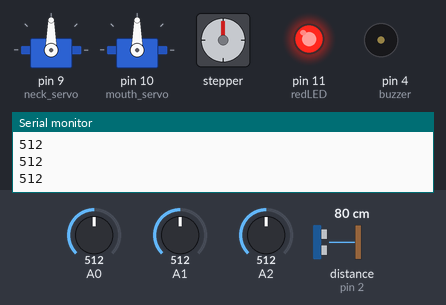
Recording of a sketch running on a simulated Arduino Uno, built with avr-gcc and run on an emulated ATmega328P. On the bench: 2 × servo, stepper motor, output pins drawn as LEDs (lit = HIGH), buzzer (waves = sounding), the last lines printed to the serial monitor. Wiring (inferred from the names in the program): ultrasonic range finder: trigger pin 3; echo pin 2. The test bench sets the inputs (shaded band); at power-on: A1 = 512, A0 = 512, distance to the obstacle (sensor on pin 2) 80 cm, A2 = 512. The echo pulse lasts 58.3 µs per cm; stepper angles assume 2048 steps per turn; pins used as bus, display or sensor lines are not drawn.

Above: at 1.2 s.
1.3 s: A1 set to 617
2.8 s: A1 set to 638
At 4.2 s:
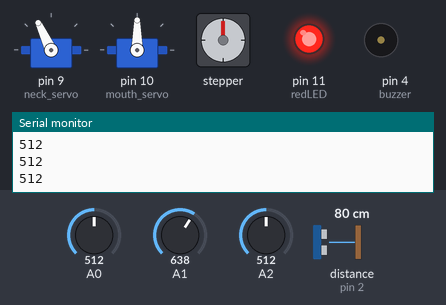
5.8 s: A0 set to 63
7.3 s: A0 set to 53
At 7.39 s:
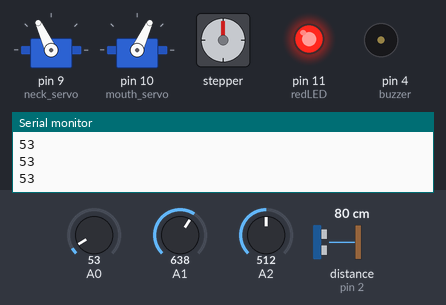
At 8.4 s:
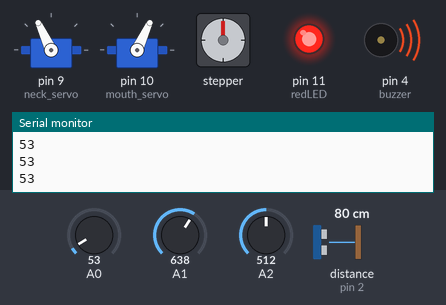
10.3 s: distance to the obstacle (sensor on pin 2) set to 54 cm
13.0 s: distance to the obstacle (sensor on pin 2) set to 47 cm
At 18.4 s:
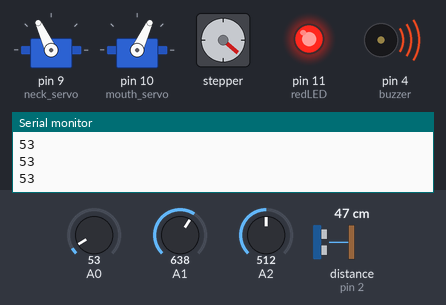
Timing chart, 0 to 18.6 s (numbered marks = the images above; inputs shaded):
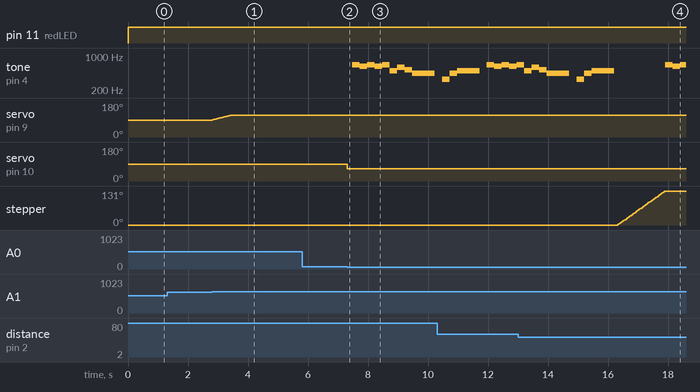

The sketch:

final_code__1.ino
```cpp
#include <Stepper.h>
#include <Servo.h>
   Servo mouth_servo;
   Servo neck_servo;

// Pin definitions
#define photor_resistor1 A1
#define photor_resistor2 A2
#define mouth_LDR A0
#define echoPin 2
#define trigPin 3
#define redLED 11
#define C41 262  //1 Do
#define D41 294  //2 Re
#define E41 330  //3 Mi
#define F41 349  //4 Fa
#define G41 392  //5 Sol
#define G42 415  //#5 #Sol
#define A41 440  //6 La
#define B41 494  //7 Si
#define C51 523  //1 Do_h
#define D51 587  //2 Re_h
#define D52 622  //#2 #Re_h
#define E51 659  //3 Mi_h
#define F51 698  //4 Fa_h
#define G51 784  //5 Sol_h
#define A51 880  //6 La_h
#define B51 988  //7 Si_h
#define O1 000  //休止符

int angle_mouth = 90;
int angle_neck = 90;
int LDR_left;
int LDR_right;
int mouth_R;
int n_red = 255;
int counter_mouth = 0;
int buzzer=4;
int scale[]={E51,D52,E51,D52,E51,B41,D51,C51,A41,O1,E41,A41,B41}; //input
int time[]={1,1,1,1,1,1,1,1,3,0,1,1,3};
int length;

// Motor setup
const int stepsPerRevolution = 2048;
Stepper myStepper = Stepper(stepsPerRevolution, 7, 12, 8, 13);

// Variables
long duration;
float distance;

void setup() {
  pinMode(trigPin, OUTPUT);
  pinMode(echoPin, INPUT);
  pinMode(redLED, OUTPUT);
  pinMode(buzzer, OUTPUT);
  Serial.begin(9600);

  //Set initial angle for mouth and neck
  neck_servo.attach(9);
  neck_servo.write(angle_neck);
  mouth_servo.attach(10);
  mouth_servo.write(angle_mouth);

  //Serial.println("Ultrasonic Sensor HC-SR04 Test");
  //Serial.println("with Arduino UNO R3");
  Serial.println("Setup completed");
  length=sizeof(scale)/sizeof(scale[0]);  //Obtain length of array of music
}

void loop() {
  myStepper.setSpeed(15);
  ultrasonic();
  LDR_left = analogRead(A1);
  LDR_right = analogRead(A2);
  mouth_R = analogRead(A0);
  //Serial.println(LDR_left);
  Serial.println(mouth_R);
  //Serial.println(counter_mouth);

  //biting action
  if (mouth_R < 60){

    mouth_servo.write(65);
    counter_mouth += 2 ; //an increasing variable over time
    if (counter_mouth > 60){

      for(int i=0;i<length;i++){
        tone(buzzer,scale[i]);

        if(time[i]>0)                        //Determine the situation(got music)
          delay(time[i]*250);
        else{                                 //Determine the situation(without music)
          noTone(buzzer);
          delay(250);
        }
      noTone(buzzer);
      delay(0);
      }
    delay(100);
    mouth_servo.write(90);
    counter_mouth = 0;
    }
  }
  else{
    counter_mouth = 0;
    mouth_servo.write(90);
  }

  //curiosity (move forward)
  if (distance <= 50 && distance > 32.5) {
    blinkDistance();
    myStepper.step(25);
  }
  //curiosity (move backward)
  else if (distance >= 20 && distance < 30) {
    blinkDistance();
    myStepper.step(-25);
  }
  //fear (move backward)
  else if (distance <10){
    blinkDistance();
    myStepper.step(-25);
  }
  else {
    blinkDistance();
    //noTone(buzzerPin);
    myStepper.step(0);

    //neck turn right
    if(LDR_left > 115 + LDR_right && angle_neck < 115){
    angle_neck++;
    neck_servo.write(angle_neck);
    delay(20);
    }

    //neck turn left
    if(LDR_right > 115 + LDR_left  && angle_neck > 70){
    angle_neck--;
    neck_servo.write(angle_neck);
    delay(20);
    }
    //Serial.println(angle_neck);
  }
}

// Ultrasonic sensor function
void ultrasonic() {
  // Clears the trigPin condition
  digitalWrite(trigPin, LOW);
  delayMicroseconds(2);

  // Sends the ultrasonic pulse
  digitalWrite(trigPin, HIGH);
  delayMicroseconds(10);
  digitalWrite(trigPin, LOW);

  // Reads the echoPin and calculates distance
  duration = pulseIn(echoPin, HIGH);
  distance = duration * 0.0343 / 2;

  // Displays the distance on Serial Monitor
  //Serial.print("Distance: ");
  //Serial.print(distance);
  //Serial.println(" cm");
}

//LED dim according to different state
void blinkDistance()
{
  if (n_red > 5)
  {
    analogWrite(redLED, max(n_red, 0));
    if (distance < 10) {
      n_red /= 2.5; //dim faster
    }
    else if (distance >= 20 && distance <= 30) {
      n_red /= 1.5; //dim slower
    }
    else if (distance >= 32 && distance <= 40) {
      n_red /= 1.5;
    }
    else {
      n_red = 255; //always on
    }
  }
  else
  {
    analogWrite(redLED, 0); // Turn off
    delay(50);
    n_red = 255;
  }
}
```

Measured:
- the behaviour switches between 627 and 628 on A1 (found by bisection; images 0 and 1)
- the behaviour switches between 60 and 59 on A0 (found by bisection; images 1 and 2)
- the behaviour switches between 51 and 50 cm on distance to the obstacle (sensor on pin 2) (found by bisection; images 3 and 4)
- after the input at 2.8 s, servo on pin 9 (neck_servo): moves from 90° to 115° over 0.62 s, starting at once
- after the input at 7.3 s, tone on pin 4 (buzzer): plays 659 Hz for 0.25 s, 622 Hz for 0.25 s, 659 Hz for 0.25 s, 622 Hz for 0.25 s, 659 Hz for 0.25 s, 494 Hz for 0.25 s … (9 notes in this stretch), starting after 0.18 s; servo on pin 10 (mouth_servo): 90° → 65° at once
- after the input at 13.0 s, stepper: turns 131° clockwise in 1.6 s, starting after 3.3 s
